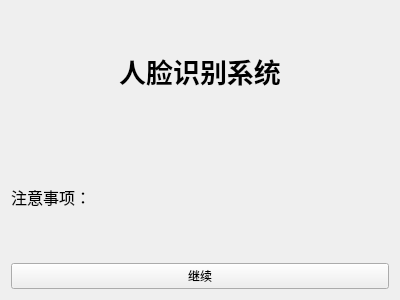
<?xml version="1.0" encoding="UTF-8"?>
<ui version="4.0">
 <class>FaceIdentify</class>
 <widget class="QWidget" name="FaceIdentify">
  <property name="geometry">
   <rect>
    <x>0</x>
    <y>0</y>
    <width>400</width>
    <height>300</height>
   </rect>
  </property>
  <property name="windowTitle">
   <string>人脸识别</string>
  </property>
  <layout class="QVBoxLayout" name="verticalLayout">
   <item>
    <widget class="QLabel" name="Identify">
     <property name="text">
      <string>&lt;html&gt;&lt;head/&gt;&lt;body&gt;&lt;p align=&quot;center&quot;&gt;&lt;span style=&quot; font-size:20pt; font-weight:700;&quot;&gt;人脸识别系统&lt;/span&gt;&lt;/p&gt;&lt;/body&gt;&lt;/html&gt;</string>
     </property>
    </widget>
   </item>
   <item>
    <widget class="QLabel" name="Notice">
     <property name="text">
      <string>&lt;html&gt;&lt;head/&gt;&lt;body&gt;&lt;p&gt;&lt;span style=&quot; font-size:12pt;&quot;&gt;注意事项：&lt;/span&gt;&lt;/p&gt;&lt;/body&gt;&lt;/html&gt;</string>
     </property>
    </widget>
   </item>
   <item>
    <widget class="QPushButton" name="Next">
     <property name="text">
      <string>继续</string>
     </property>
    </widget>
   </item>
  </layout>
 </widget>
 <resources/>
 <connections/>
</ui>
